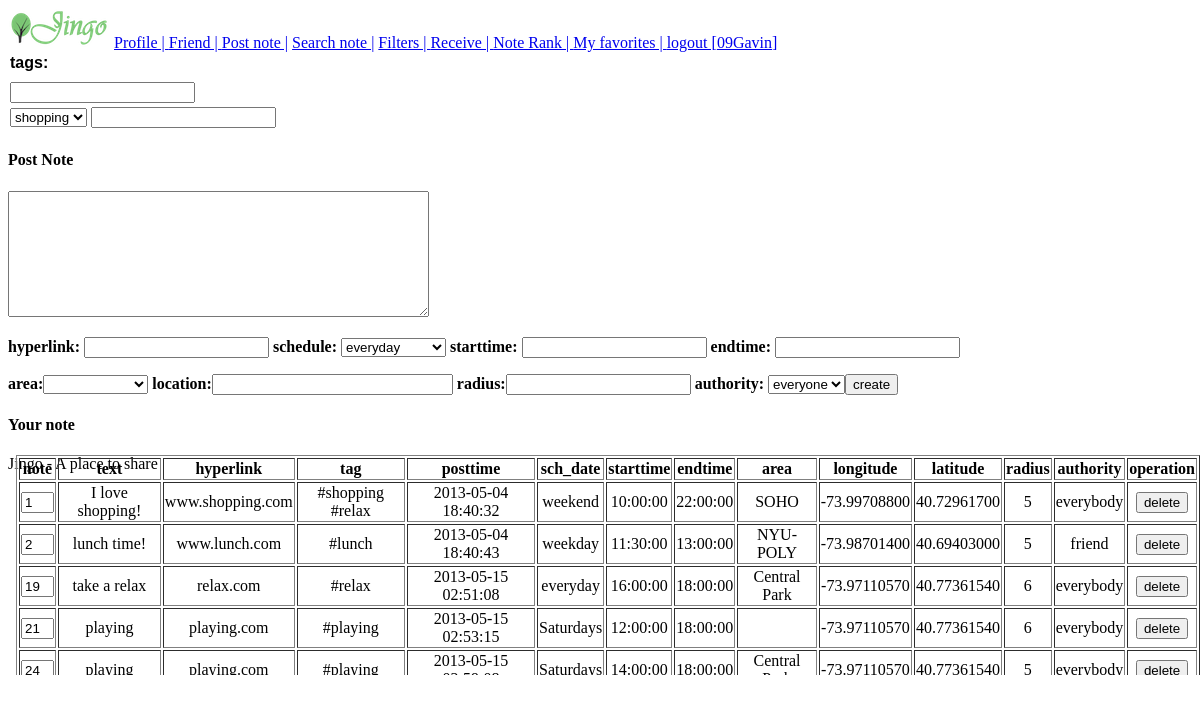
/jingo_sandbox/note.php (signed in), run on the app's committed database.
### tables this page shows
CREATE TABLE `note` (
  `nid` int(5) NOT NULL AUTO_INCREMENT,
  `uid` int(4) DEFAULT NULL,
  `posttime` timestamp NOT NULL DEFAULT CURRENT_TIMESTAMP ON UPDATE CURRENT_TIMESTAMP,
  `text` text,
  `hyperlink` varchar(200) DEFAULT NULL,
  `aid` int(4) DEFAULT NULL,
  `lid` int(5) DEFAULT NULL,
  `radius` int(6) DEFAULT NULL,
  `sch_id` int(3) DEFAULT NULL,
  `authority` varchar(20) DEFAULT NULL,
  PRIMARY KEY (`nid`),
  KEY `uid` (`uid`),
  KEY `lid` (`lid`),
  KEY `sch_id` (`sch_id`),
  KEY `aid` (`aid`)
);

CREATE TABLE `tag` (
  `tid` int(3) NOT NULL AUTO_INCREMENT,
  `tag` varchar(20) DEFAULT NULL,
  PRIMARY KEY (`tid`)
);

### jingo_sandbox/note.php (the view, shortened to what this page needs)
<!DOCTYPE html>
<html lang="en-IN">
	<head>
		<link rel="stylesheet/less" href="style.less">
		<link rel="stylesheet" type="text/css" href="css/jquery-ui.css" />
		<link rel="stylesheet" href="http://jquery-tagbox.googlecode.com/hg/css/jquery.tagbox.css" />
	</head>
	<body>
		<header>
			<div class="wrapper">
				<img src="gfx/logo.png">
				<?php
				if($_SESSION['uid']!=null){ ?>
					<a href="profile.php" class="navigator">Profile | </a>
					<a href="friend.php" class="navigator">Friend | </a>
					<a href="note.php" class="navigator">Post note |</a>
					<a href="search.php" class="navigator">Search note |</a>
					<a href="filters.php" class="navigator">Filters | </a>
					<a href="receive.php" class="navigator">Receive | </a>
					<a href="like.php" class="navigator">Note Rank | </a>
					<a href="bookmark.php" class="navigator">My favorites | </a>
				<?php echo "<a href='login.php?action=logout' id='logout'>logout [{$_SESSION['uname']}]</a>";
				} else {
					echo "<a href='login.html'><id='name'>login</p></a>";
				}
				?>
			</div>
		</header>
		<div class="right1">
		<div class="rightside">
		<form action="note.php?action=create" method="post" name="form1">
			<?php
			$sql_tag = "SELECT tag FROM tag";
			$tag_query = mysql_query($sql_tag);
			echo"
			<div class='row'>
			<label for='jquery-tagbox-text'>tags:</label>
			<input type='text' id='jquery-tagbox-text' name='jquery-tagbox-text'/>
			</div>
			<div class='row'>
			<select name='' id='jquery-tagbox-select-options'>";
			while($result_1 = mysql_fetch_array($tag_query)){
			echo"
			<option name = '' value='".$result_1['tag']."'>".$result_1['tag']."</option>";
			}
			echo"
			</select>
			<input type='text' id='jquery-tagbox-select' name='jquery-tagbox-select'/>
			"
			?>
		</div>
		</div>
		<h4>Post Note </h4>
			<p><textarea cols="50" rows="8" name="text"></textarea></p>
			<p><strong>hyperlink:</strong>
			<input type="text" name="hyperlink" />
			<strong>schedule:</strong>
			<select name='sch_date' onchange="show()">
				<option value = "everyday">everyday</option>
			</select>
			<strong>starttime:</strong> <input type="text" name="starttime" id="starttime"/>
			<strong>endtime: </strong><input type="text" name="endtime" id="endtime"/>
			<p>
			<strong>area:</strong><select name='area'>
			<option></option>
			<?php
			$getarea=mysql_query("SELECT area FROM area");
			while($area=mysql_fetch_array($getarea)){
				echo "<option>".$area['area']."</option>";
			}
			?>
			</select>
			<strong>location:</strong><input type="text" name="loc_select" id="loc_select" onclick="javascript:openMyWindow();" size="27"/>
			<strong>radius:</strong><input type="text" name="radius" />
			<strong>authority:</strong>
			<select name='authority'>
				<option value = "everybody">everyone</option>
			<input type="submit" value = "create"/>
			</p>
		<?php
		 $uname = $_SESSION['uname'];
		 $sql = "SELECT * FROM view_note WHERE poster = '$uname' GROUP BY nid";
		 $user_note = mysql_query($sql);
			echo "<h4>Your note</h4>
				  <div style='position:absolute; height:220px; overflow:auto'>
				  <table border='1' style='margin-left:8px'>
				  <tr>
				  <th>note</th>
				  <th>text</th>
				  <th>hyperlink</th>
				  <th>tag</th>
				  <th>posttime</th>
				  <th>sch_date</th>
				  <th>starttime</th>
				  <th>endtime</th>
				  <th>area</th>
				  <th>longitude</th>
				  <th>latitude</th>
				  <th>radius</th>
				  <th>authority</th>
				  <th>operation</th>
				  </tr>";
		 while($result = mysql_fetch_array($user_note)){
			echo"<form action='note.php?action=delete' method='post'>
				 <tr>
				 <td><input type='text' id='nid' name='nid' size='1' value= ".$result['nid']. " readonly='readonly'
				 onclick='comment(".$result['nid'].")' /></td>";
			    echo "<td align='center'>".$result['text']."</td>
				 <td align='center'>".$result['hyperlink']."</td>
				 <td align='center'>";
				 $nid_tag = $result['nid'];
				 $note_tag = mysql_query("select tag from note_tag natural join tag where nid = $nid_tag");
				 while($r_tag = mysql_fetch_array($note_tag)){
					echo "#".$r_tag['tag']."  ";
				 }
				 echo "</td>
			     <td align='center'>".$result['posttime']."</td>
				 <td align='center'>".$result['sch_date']."</td>
				 <td align='center'>".$result['starttime']."</td>
				 <td align='center'>".$result['endtime']."</td>
				 <td align='center'>".$result['area']."</td>
				 <td align='center'>".$result['longitude']."</td>
				 <td align='center'>".$result['latitude']."</td>
				 <td align='center'>".$result['radius']."</td>
				 <td align='center'>".$result['authority']."</td>
				 <td align='center'><input type='submit' name='delete' value='delete'/></td>
				 </tr>
				 </form>";
		}
		echo "</table>";
		echo "</div>";
		?>
		</div>
		<footer>
			<div class="wrapper">
				Jingo - A place to share
			</div>
		</footer>
	</body>
</html>

### jingo_sandbox/note.php (style rules this page uses)
div.row { padding: 2px; font-family: Verdana, sans-serif; }
div.row label { font-weight: bold; display: block; padding: 0px 0px 10px; }

### data on the page
note: nid "1", text "I love shopping!", hyperlink "www.shopping.com", posttime "2013-05-04 18:40:32", sch_date "weekend", starttime "10:00:00", endtime "22:00:00", area "SOHO", longitude "-73.99708800", latitude "40.72961700", radius "5", authority "everybody"
tag: tag "shopping"
tag: tag "relax"
note: nid "2", text "lunch time!", hyperlink "www.lunch.com", posttime "2013-05-04 18:40:43", sch_date "weekday", starttime "11:30:00", endtime "13:00:00", area "NYU-POLY", longitude "-73.98701400", latitude "40.69403000", radius "5", authority "friend"
tag: tag "lunch"
note: nid "19", text "take a relax", hyperlink "relax.com", posttime "2013-05-15 02:51:08", sch_date "everyday", starttime "16:00:00", endtime "18:00:00", area "Central Park", longitude "-73.97110570", latitude "40.77361540", radius "6", authority "everybody"
note: nid "21", text "playing", hyperlink "playing.com", posttime "2013-05-15 02:53:15", sch_date "Saturdays", starttime "12:00:00", endtime "18:00:00", longitude "-73.97110570", latitude "40.77361540", radius "6", authority "everybody"
tag: tag "playing"
note: nid "24", text "playing", hyperlink "playing.com", posttime "2013-05-15…", sch_date "Saturdays", starttime "14:00:00", endtime "18:00:00", area "Central…", longitude "-73.97110570", latitude "40.77361540", radius "5", authority "everybody"

### other printed values
$_SESSION['uname'] "09Gavin"
form field value "shopping"
